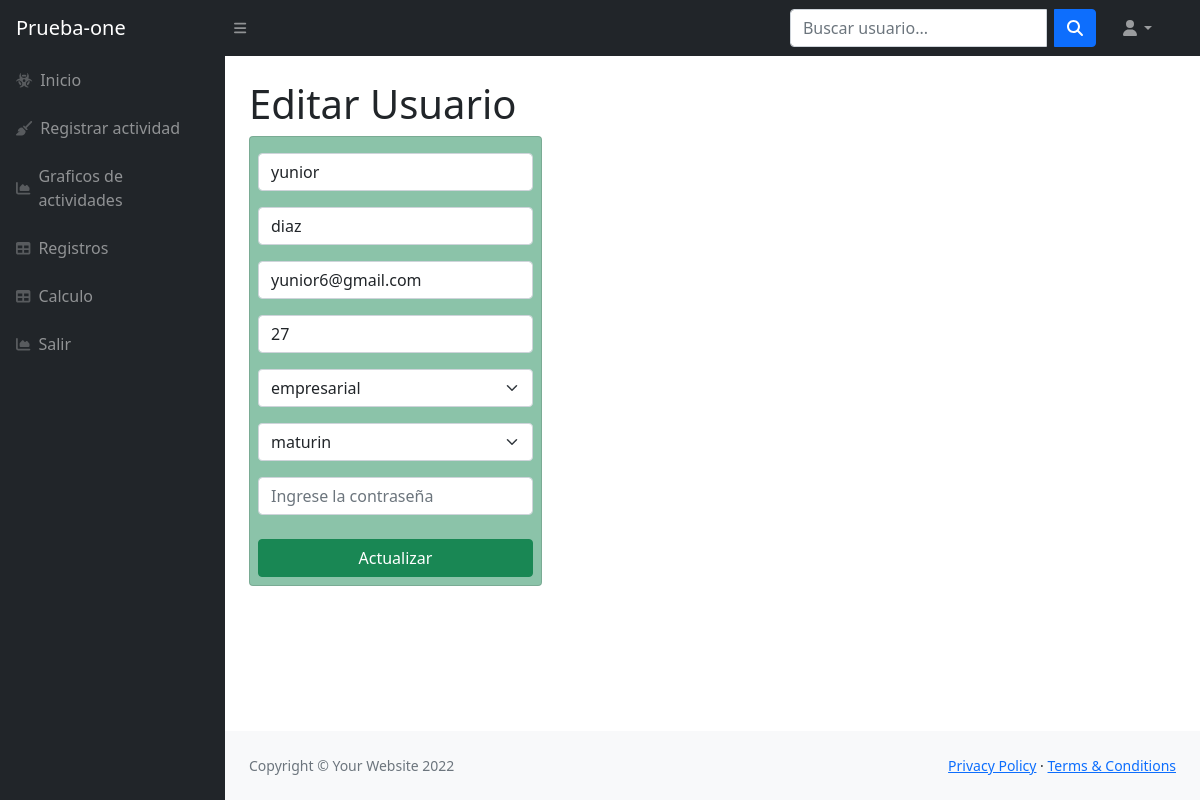
The app's page /editar_usuario.php?id=10 with its own data.
### tables this page shows
CREATE TABLE `usuarios` (
  `id_usuario` int(11) NOT NULL,
  `nombre` varchar(100) DEFAULT NULL,
  `apellido` varchar(100) DEFAULT NULL,
  `email` varchar(200) DEFAULT NULL,
  `edad` int(11) DEFAULT NULL,
  `password` varchar(100) DEFAULT NULL,
  `id_ciudad` int(11) NOT NULL,
  `id_rol` int(11) NOT NULL
);

CREATE TABLE `roles` (
  `id_rol` int(11) NOT NULL,
  `nombre_rol` varchar(255) NOT NULL
);

CREATE TABLE `ciudades` (
  `id_ciudad` int(11) NOT NULL,
  `nombre` varchar(255) NOT NULL
);

### editar_usuario.php (the view, shortened to what this page needs)
<?php
    require('database.php');
    if(isset($_GET['id'])){
        $id_usuario = $_GET['id'];
        $sql = "SELECT * FROM usuarios WHERE id_usuario=:id";
        $stmt = $conn->prepare($sql);
        $stmt->bindParam(':id', $id_usuario);
        $stmt->execute();
        $result = $stmt->fetch(PDO::FETCH_ASSOC);
        if(count($result) > 0 ){
            $usuario = $result;
            $nombre = $usuario['nombre'];
            $apellido = $usuario['apellido'];
            $email = $usuario['email'];
            $edad = $usuario['edad'];
            $ciudad = $usuario['id_ciudad'];
            $rol=$usuario['id_rol'];
        }
    }
?>
<!DOCTYPE html>
<html lang="en">
    <head>
        <link rel="stylesheet" type="text/css" href="vendor/bootstrap/css/bootstrap.min.css">
        <link href="./css/styles2.css" rel="stylesheet" />
    </head>
    <body class="sb-nav-fixed">
        <?php require 'partials/navbar.php' ?>
        <div id="layoutSidenav">
            <?php require 'partials/nav.php' ?>
            <div id="layoutSidenav_content">
                <main>
                <div class="container-fluid px-4">
                <h1 class="mt-4">Editar Usuario</h1>
                <div class="row">
                            <div class="col-md-4">
                                <div class="card card-body bg-success p-2 bg-opacity-50" >
                                <form action="editar_usuario.php?id=<?php echo $id_usuario ?>" method="POST">
                                        <div class="form-group mt-2">
                                            <input type="text" required name="nombre" class="form-control" value="<?php echo $nombre ?>" placeholder="Ingrese el nombre de usuario" autofocus>
                                        </div>
                                        <div class="form-group mt-2">
                                            <input type="text" required name="apellido" class="form-control" value="<?php echo $apellido ?>" placeholder="Ingrese el apellido">
                                        </div>
                                        <div class="form-group mt-2">
                                            <input type="emai" required name="email" class="form-control" value="<?php echo $email ?>" placeholder="Ingrese el email">
                                        </div>
                                        <div class="form-group mt-2">
                                            <input type="text" required name="edad" class="form-control" value="<?php echo $edad ?>" placeholder="Ingrese la edad">
                                        </div>
                                        <div class="form-group mt-2">
                                            <select name="id_rol" required class="form-select" aria-label="Default select example">
                                            <?php
                                                $records = $conn->prepare('SELECT * FROM roles');
                                                $records->execute();
                                                $resultado = $records->fetchAll(PDO::FETCH_ASSOC);
                                                foreach($resultado as $row){ ?>
                                                <option value="<?php echo $row['id_rol'] ?>" <?php if($row['id_rol'] == $rol) echo 'selected' ?>><?php echo $row['nombre_rol'] ?></option>
                                                <?php }?>
                                            </select>
                                        </div>
                                        <div class="form-group mt-2">
                                            <select name="id_ciudad" required class="form-select" aria-label="Default select example">
                                            <?php
                                                $records = $conn->prepare('SELECT * FROM ciudades');
                                                $records->execute();
                                                $resultado = $records->fetchAll(PDO::FETCH_ASSOC);
                                                foreach($resultado as $row){ ?>
                                                <option value="<?php echo $row['id_ciudad'] ?>" <?php if($row['id_ciudad'] == $ciudad) echo 'selected' ?>><?php echo $row['nombre'] ?></option>
                                                <?php }?>
                                            </select>
                                        </div>
                                        <div class="form-group">
                                            <input type="password" required name="password" class="form-control" placeholder="Ingrese la contraseña">
                                        </div>
                                        <div class="d-grid gap-2">
                                             <button class="btn btn-success mt-2" require name="actualizar">Actualizar</button>
                                        </div>
                                    </form>
                                </div>
                            </div>
                        </div>
                </div>
                </main>
                <footer class="py-4 bg-light mt-auto">
                    <div class="container-fluid px-4">
                        <div class="d-flex align-items-center justify-content-between small">
                            <div class="text-muted">Copyright &copy; Your Website 2022</div>
                            <div>
                                <a href="#">Privacy Policy</a>
                                &middot;
                                <a href="#">Terms &amp; Conditions</a>
                            </div>
                        </div>
                    </div>
                </footer>
            </div>
        </div>
    </body>
</html>

### records on screen
usuarios: nombre "yunior", apellido "diaz", email "yunior6@gmail.com", edad "27", id_rol "empresarial", id_ciudad "maturin"
